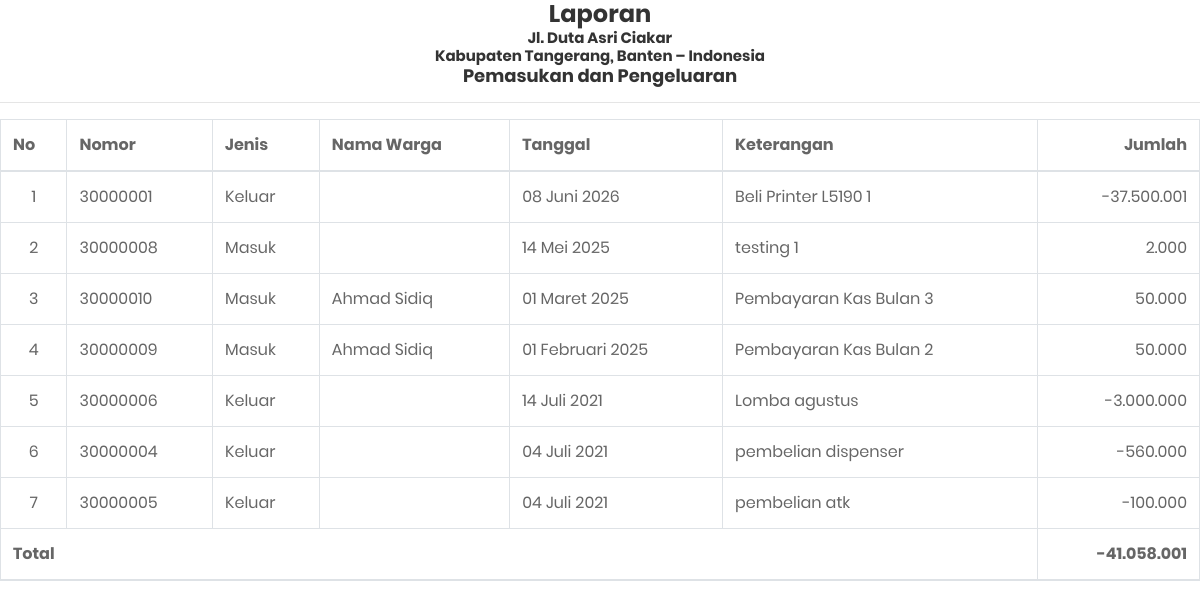
The page /index.php/penduduk/lapKas on the database its author committed.
### tables this page shows
CREATE TABLE `data_transaksi` (
  `idKas` int(11) NOT NULL AUTO_INCREMENT,
  `idWarga` int(11) NOT NULL,
  `keterangan` varchar(100) NOT NULL,
  `tanggal` date NOT NULL,
  `jumlah` varchar(50) NOT NULL,
  `jenis` varchar(20) NOT NULL,
  `status` varchar(20) NOT NULL DEFAULT 'kas',
  `status_persetujuan` int(1) NOT NULL,
  `tanggal_persetujuan` datetime DEFAULT NULL,
  `user_id_persetujuan` int(11) NOT NULL,
  `alasan_penolakan` text NOT NULL,
  `buktiPembayaran` varchar(200) NOT NULL,
  `created_at` datetime NOT NULL DEFAULT CURRENT_TIMESTAMP,
  `updated_at` datetime NOT NULL DEFAULT CURRENT_TIMESTAMP,
  PRIMARY KEY (`idKas`)
);

### application/controllers/Penduduk.php (called while the page is built, shortened)
<?php
class Penduduk extends CI_Controller
{
	public function __construct()
	{
		$this->load->model('M_kas');
	}
	public function lapKas()
	{
		$data['namaWarga'] = [];
		foreach ($this->m_kas->getWarga() as $w) {
			$data['namaWarga'][$w->idWarga] = ucwords(strtolower($w->nama));
		}
		$data['judul'] = 'Laporan';
		$data['kas'] = $this->M_kas->getKas([
			'order_by' => 'tanggal',
			'order_dir' => 'DESC',
			'status' => 'kas'
		]);
		$data['konten'] = 'lap_kas';
		$this->load->view('laporan/lap_kas', $data);
	}
}

### index.php (called while the page is built, shortened)
<?php
require_once BASEPATH.'core/CodeIgniter.php';

### application/models/M_kas.php (called while the page is built, shortened)
<?php
class M_kas extends CI_Model
{
	public function getKas($params = [])
	{
		if (!empty($params['status'])) {
			$this->db->where('status', $params['status']);
		}
		if (!empty($params['order_by'])) {
			$this->db->order_by($params['order_by'], isset($params['order_dir']) ? $params['order_dir'] : 'ASC');
		}
		return $this->db->get('data_transaksi')->result();
	}
	public function getWarga($idWarga = '', $filter = [])
	{
		$this->db->from('data_warga');
		$this->db->order_by('nama', 'ASC');
		return $this->db->get()->result();
	}
}

### application/helpers/rupiah_helper.php (called while the page is built, shortened)
<?php
if (!function_exists('rupiah')) {
    function rupiah($angka)
    {
        $hasil_rupiah = number_format($angka, 0, ',', '.');
        return $hasil_rupiah;
    }
}
if (!function_exists('tgl_indo')) {
    function tgl_indo($tanggal)
    {
        $bulan = array(
            1 =>   'Januari',
            'Februari',
            'Maret',
            'April',
            'Mei',
            'Juni',
            'Juli',
            'Agustus',
            'September',
            'Oktober',
            'November',
            'Desember'
        );
        $datetime = explode(' ', $tanggal);
        $tanggal_only = $datetime[0];
        $time = isset($datetime[1]) ? $datetime[1] : '';
        $pecahkan = explode('-', $tanggal_only);
        $tgl_indo = $pecahkan[2] . ' ' . $bulan[(int)$pecahkan[1]] . ' ' . $pecahkan[0];
        return $time ? $tgl_indo . ' ' . $time : $tgl_indo;
    }
}

### application/views/laporan/lap_kas.php (the view, shortened to what this page needs)
<!DOCTYPE html>
<html>
<head>
	<link href="<?= base_url(); ?>assets/css/font-face.css" rel="stylesheet" media="all">
	<link href="<?= base_url(); ?>assets/vendor/font-awesome-4.7/css/font-awesome.min.css" rel="stylesheet" media="all">
	<link href="<?= base_url(); ?>assets/vendor/font-awesome-5/css/fontawesome-all.min.css" rel="stylesheet" media="all">
	<link href="<?= base_url(); ?>assets/vendor/mdi-font/css/material-design-iconic-font.min.css" rel="stylesheet" media="all">
	<link href="<?= base_url(); ?>assets/vendor/bootstrap-4.1/bootstrap.min.css" rel="stylesheet" media="all">
	<link href="<?= base_url(); ?>assets/vendor/animsition/animsition.min.css" rel="stylesheet" media="all">
	<link href="<?= base_url(); ?>assets/vendor/bootstrap-progressbar/bootstrap-progressbar-3.3.4.min.css" rel="stylesheet" media="all">
	<link href="<?= base_url(); ?>assets/vendor/wow/animate.css" rel="stylesheet" media="all">
	<link href="<?= base_url(); ?>assets/vendor/css-hamburgers/hamburgers.min.css" rel="stylesheet" media="all">
	<link href="<?= base_url(); ?>assets/vendor/slick/slick.css" rel="stylesheet" media="all">
	<link href="<?= base_url(); ?>assets/vendor/select2/select2.min.css" rel="stylesheet" media="all">
	<link href="<?= base_url(); ?>assets/vendor/perfect-scrollbar/perfect-scrollbar.css" rel="stylesheet" media="all">
	<link href="<?= base_url(); ?>assets/css/theme.css" rel="stylesheet" media="all">
</head>
<body onload="print()">
	<center>
		<table>
			<tr>
				<td>
					<center>
						<h3>Laporan</h3>
						<h5>Jl. Duta Asri Ciakar</h5>
						<h5>Kabupaten Tangerang, Banten – Indonesia</h5>
					</center>
				</td>
			</tr>
		</table>
		<h4>Pemasukan dan Pengeluaran</h4>
	</center>
	<hr>
	<table class="table table-bordered">
		<thead>
			<tr>
				<th>No</th>
				<th>Nomor</th>
				<th>Jenis</th>
				<th>Nama Warga</th>
				<th>Tanggal</th>
				<th>Keterangan</th>
				<th style="text-align: right;">Jumlah</th>
			</tr>
		</thead>
		<tbody>
			<?php
			$no = 1;
			$total = 0;
			foreach ($kas as $kas) {
			?>
				<tr>
					<td align="center"><?= $no++; ?></td>
					<td><?= $kas->idKas; ?></td>
					<td><?= ucfirst($kas->jenis); ?></td>
					<td><?= ($kas->idWarga != 0 ? ucwords(strtolower($namaWarga[$kas->idWarga])) : ''); ?></td>
					<td><?= tgl_indo($kas->tanggal); ?></td>
					<td><?= $kas->keterangan; ?></td>
					<td align="right"><?= ($kas->jenis == 'keluar' ? '-' : '') . rupiah($kas->jumlah); ?></td>
				</tr>
			<?php
				if ($kas->jenis == 'masuk') $total += $kas->jumlah;
				else if ($kas->jenis == 'keluar') $total += $kas->jumlah * -1;
			} ?>
		</tbody>
		<thead>
			<tr>
				<th colspan="6" scope="col">Total</th>
				<th scope="col" style="text-align: right;"><?= rupiah($total); ?></th>
			</tr>
		</thead>
	</table>
</body>
</html>

### rows shown on the page
data_transaksi: idKas "30000001", jenis "Keluar", tanggal "08 Juni 2026", keterangan "Beli Printer L5190 1", jumlah "37.500.001"
data_transaksi: idKas "30000008", jenis "Masuk", tanggal "14 Mei 2025", keterangan "testing 1", jumlah "2.000"
data_transaksi: idKas "30000010", jenis "Masuk", idWarga "Ahmad Sidiq", tanggal "01 Maret 2025", keterangan "Pembayaran Kas Bulan 3", jumlah "50.000"
data_transaksi: idKas "30000009", jenis "Masuk", idWarga "Ahmad Sidiq", tanggal "01 Februari 2025", keterangan "Pembayaran Kas Bulan 2", jumlah "50.000"
data_transaksi: idKas "30000006", jenis "Keluar", tanggal "14 Juli 2021", keterangan "Lomba agustus", jumlah "3.000.000"
data_transaksi: idKas "30000004", jenis "Keluar", tanggal "04 Juli 2021", keterangan "pembelian dispenser", jumlah "560.000"
data_transaksi: idKas "30000005", jenis "Keluar", tanggal "04 Juli 2021", keterangan "pembelian atk", jumlah "100.000"

### other values the page prints
rupiah($total) "-41.058.001"
